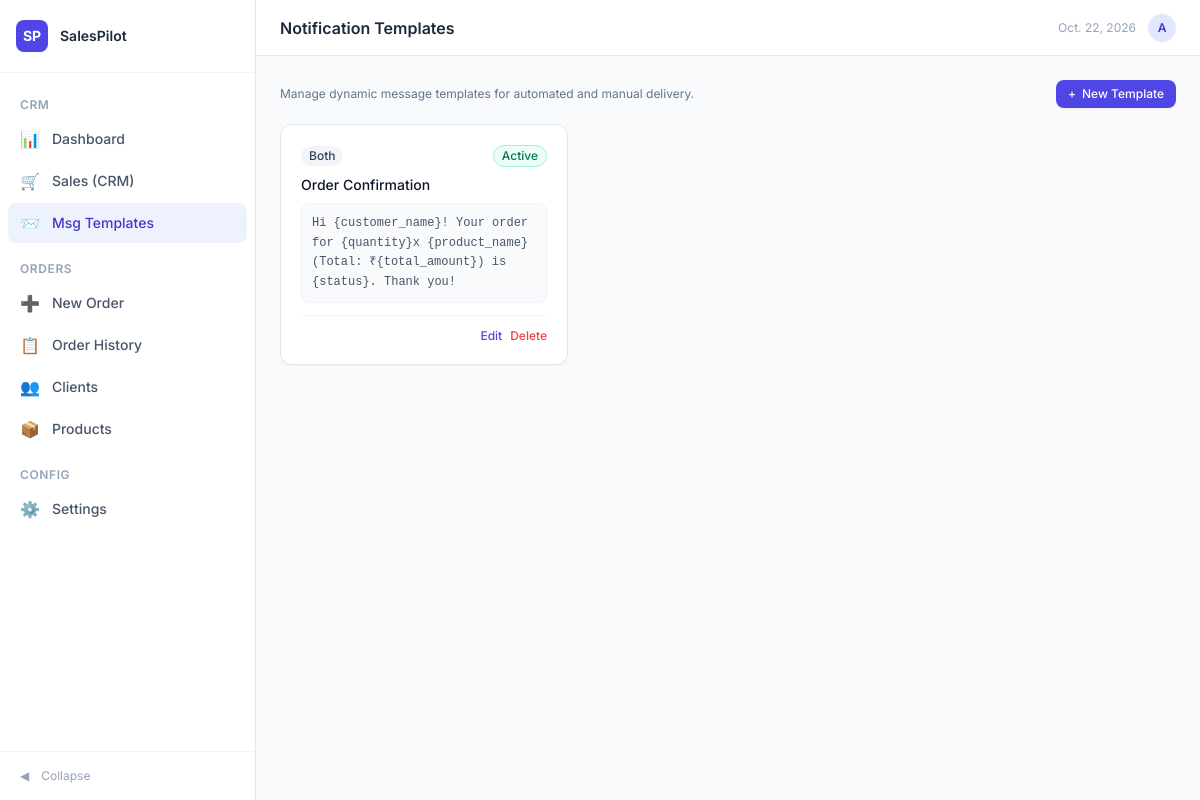
/templates/, run on the app's committed database.
### sales/models.py (models this page shows, shortened)
class NotificationTemplate(models.Model):
    CHANNEL_SMS = 'sms'
    CHANNEL_WHATSAPP = 'whatsapp'
    CHANNEL_BOTH = 'both'
    CHANNEL_CHOICES = [
        (CHANNEL_SMS, 'SMS'),
        (CHANNEL_WHATSAPP, 'WhatsApp'),
        (CHANNEL_BOTH, 'Both'),
    ]
    title = models.CharField(max_length=255)
    channel = models.CharField(max_length=10, choices=CHANNEL_CHOICES, default=CHANNEL_SMS)
    body = models.TextField()
    is_active = models.BooleanField(default=True)
    created_at = models.DateTimeField(auto_now_add=True)
    updated_at = models.DateTimeField(auto_now=True)
    class Meta:
        ordering = ['title']

### sales/views.py (the view)
# urls.py: path('templates/', views.TemplateListView.as_view(), name='template_list'),
class TemplateListView(ListView):
    model = NotificationTemplate
    template_name = 'sales/template_list.html'
    context_object_name = 'templates'

### sales/templates/sales/template_list.html (shortened to what this page needs)
{% extends "sales/base.html" %}
{% block page_title %}Notification Templates{% endblock %}
{% block content %}
<div class="space-y-4">
  <div class="flex items-center justify-between">
    <p class="text-xs text-slate-500">Manage dynamic message templates for automated and manual delivery.</p>
    <a href="{% url 'sales:template_create' %}" class="inline-flex items-center gap-1.5 rounded-lg bg-indigo-600 px-3 py-1.5 text-xs font-medium text-white hover:bg-indigo-700 transition-colors shadow-sm">
      <span>+</span> New Template
    </a>
  </div>
  <div class="grid grid-cols-1 gap-4 sm:grid-cols-2 lg:grid-cols-3">
    {% for tmpl in templates %}
    <div class="rounded-xl border border-slate-200 bg-white p-5 shadow-sm flex flex-col justify-between space-y-3">
      <div>
        <div class="flex items-center justify-between mb-2">
          <span class="inline-flex items-center rounded-full bg-slate-100 px-2 py-0.5 text-xs font-medium text-slate-700">
            {{ tmpl.get_channel_display }}
          </span>
          {% if tmpl.is_active %}
          <span class="inline-flex items-center rounded-full bg-emerald-50 px-2 py-0.5 text-xs font-medium text-emerald-700 border border-emerald-200">Active</span>
          {% else %}
          <span class="inline-flex items-center rounded-full bg-slate-50 px-2 py-0.5 text-xs font-medium text-slate-500 border border-slate-200">Inactive</span>
          {% endif %}
        </div>
        <h3 class="font-medium text-slate-900 text-sm">{{ tmpl.title }}</h3>
        <p class="mt-2 text-xs text-slate-600 font-mono bg-slate-50 p-2.5 rounded-lg border border-slate-100 whitespace-pre-wrap leading-relaxed">{{ tmpl.body }}</p>
      </div>
      <div class="flex items-center justify-end gap-2 border-t border-slate-100 pt-3">
        <a href="{% url 'sales:template_update' tmpl.pk %}" class="text-xs font-medium text-indigo-600 hover:text-indigo-800">Edit</a>
        <a href="{% url 'sales:template_delete' tmpl.pk %}" class="text-xs font-medium text-red-500 hover:text-red-700">Delete</a>
      </div>
    </div>
    {% empty %}
    <div class="col-span-3 rounded-xl border border-dashed border-slate-200 p-8 text-center text-slate-400 text-xs">
      No message templates created yet.
    </div>
    {% endfor %}
  </div>
</div>
{% endblock %}

### data on the page
NotificationTemplate: channel "Both", is_active "Active", title "Order Confirmation", body "Hi {customer_name}! Your order for {quantity}x {product_name} (Total: ₹{total_amount}) is {status}. Thank you!"
